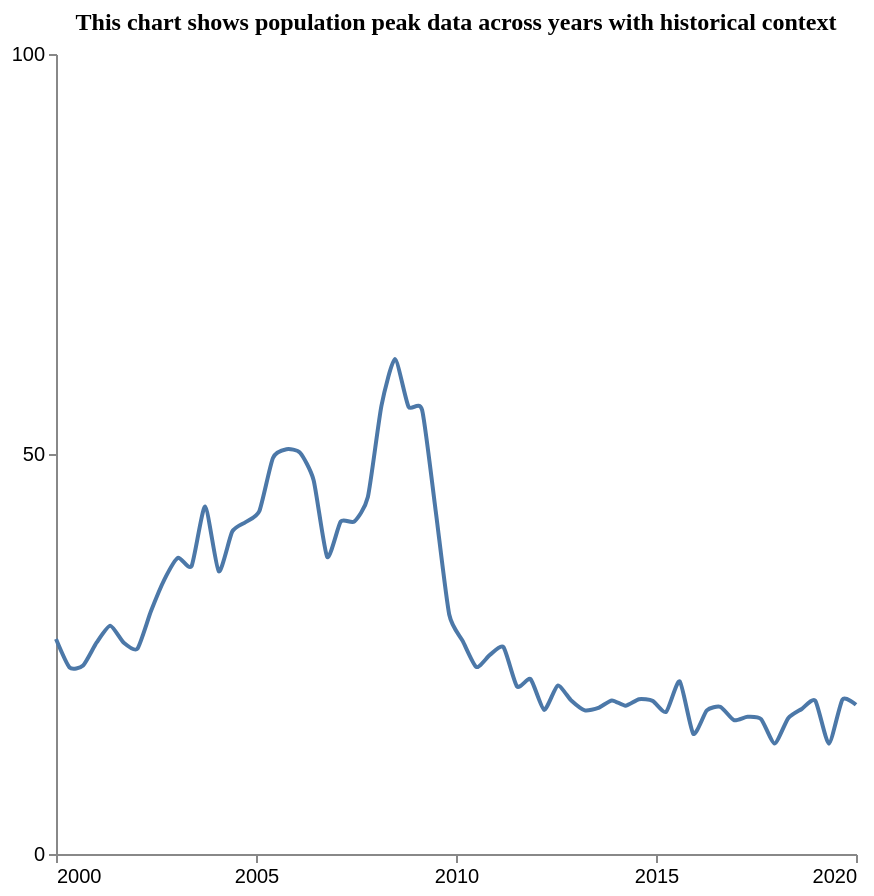

This figure's Vega-Lite source:
### Vega-Lite specification from a JSON file in a GitHub repository (floating-point values rounded to 4 significant figures)
{"$schema": "https://vega.github.io/schema/vega-lite/v5.json", "description": "Pattern: Peak", "data": {"values": [{"X": 2000.0, "Y": 26.87}, {"X": 2000.0, "Y": 23.32}, {"X": 2001.0, "Y": 23.56}, {"X": 2001.0, "Y": 26.44}, {"X": 2001.0, "Y": 28.54}, {"X": 2002.0, "Y": 26.41}, {"X": 2002.0, "Y": 25.66}, {"X": 2002.0, "Y": 30.34}, {"X": 2003.0, "Y": 34.34}, {"X": 2003.0, "Y": 37.04}, {"X": 2003.0, "Y": 36.0}, {"X": 2004.0, "Y": 43.45}, {"X": 2004.0, "Y": 35.33}, {"X": 2004.0, "Y": 40.3}, {"X": 2005.0, "Y": 41.5}, {"X": 2005.0, "Y": 42.88}, {"X": 2005.0, "Y": 49.51}, {"X": 2006.0, "Y": 50.59}, {"X": 2006.0, "Y": 50.16}, {"X": 2006.0, "Y": 46.73}, {"X": 2007.0, "Y": 37.14}, {"X": 2007.0, "Y": 41.55}, {"X": 2007.0, "Y": 41.56}, {"X": 2008.0, "Y": 44.62}, {"X": 2008.0, "Y": 56.02}, {"X": 2008.0, "Y": 61.87}, {"X": 2009.0, "Y": 55.91}, {"X": 2009.0, "Y": 55.49}, {"X": 2009.0, "Y": 42.91}, {"X": 2010.0, "Y": 29.94}, {"X": 2010.0, "Y": 26.61}, {"X": 2011.0, "Y": 23.37}, {"X": 2011.0, "Y": 24.88}, {"X": 2011.0, "Y": 25.85}, {"X": 2012.0, "Y": 20.93}, {"X": 2012.0, "Y": 21.86}, {"X": 2012.0, "Y": 18.02}, {"X": 2013.0, "Y": 21.05}, {"X": 2013.0, "Y": 19.19}, {"X": 2013.0, "Y": 17.96}, {"X": 2014.0, "Y": 18.25}, {"X": 2014.0, "Y": 19.2}, {"X": 2014.0, "Y": 18.54}, {"X": 2015.0, "Y": 19.35}, {"X": 2015.0, "Y": 19.15}, {"X": 2015.0, "Y": 17.77}, {"X": 2016.0, "Y": 21.58}, {"X": 2016.0, "Y": 15.02}, {"X": 2016.0, "Y": 17.95}, {"X": 2017.0, "Y": 18.39}, {"X": 2017.0, "Y": 16.73}, {"X": 2017.0, "Y": 17.15}, {"X": 2018.0, "Y": 16.87}, {"X": 2018.0, "Y": 13.81}, {"X": 2018.0, "Y": 16.97}, {"X": 2019.0, "Y": 18.13}, {"X": 2019.0, "Y": 19.16}, {"X": 2019.0, "Y": 13.79}, {"X": 2020.0, "Y": 19.31}, {"X": 2020.0, "Y": 18.65}]}, "mark": {"type": "line", "interpolate": "cardinal", "tension": 0.4}, "encoding": {"x": {"field": "X", "type": "quantitative", "title": "", "axis": {"grid": false, "format": "d", "values": [2000, 2005, 2010, 2015, 2020], "tickSize": 4}, "scale": {"domain": [2000, 2020]}}, "y": {"field": "Y", "type": "quantitative", "title": "", "axis": {"grid": false, "format": "d", "values": [0, 50, 100], "tickSize": 4, "tickOpacity": 1}, "scale": {"domain": [0, 100]}}}, "title": {"text": "This chart shows population peak data across years with historical context", "anchor": "middle", "font": "Tahoma", "fontSize": 12}, "config": {"lineBreak": "^", "view": {"stroke": null}}, "height": 400, "width": 400, "autosize": "pad"}
